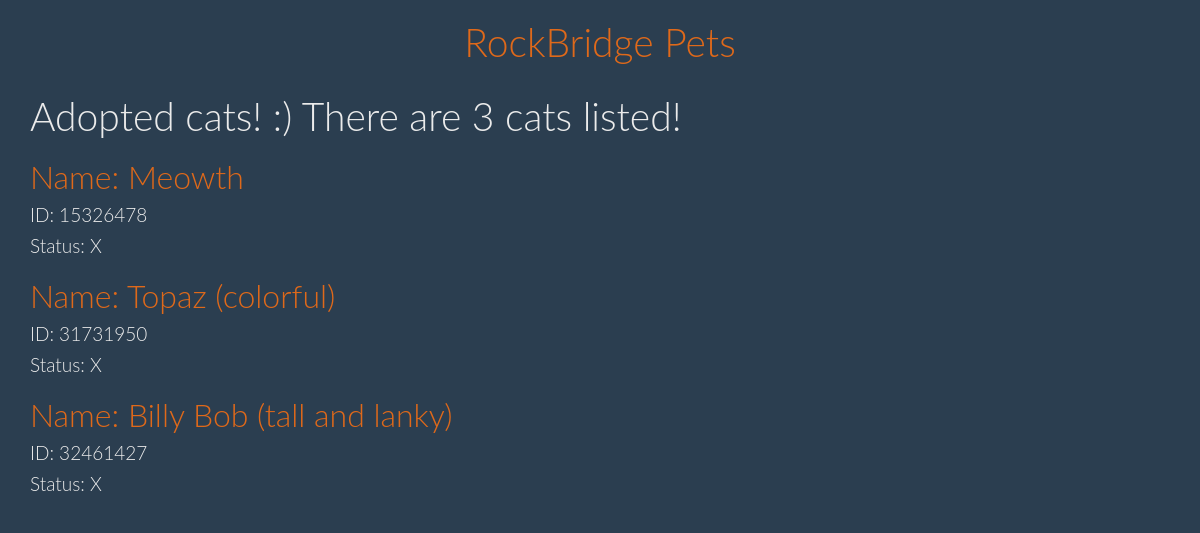
Page /cats_adopted_list/ on the earlier database version.
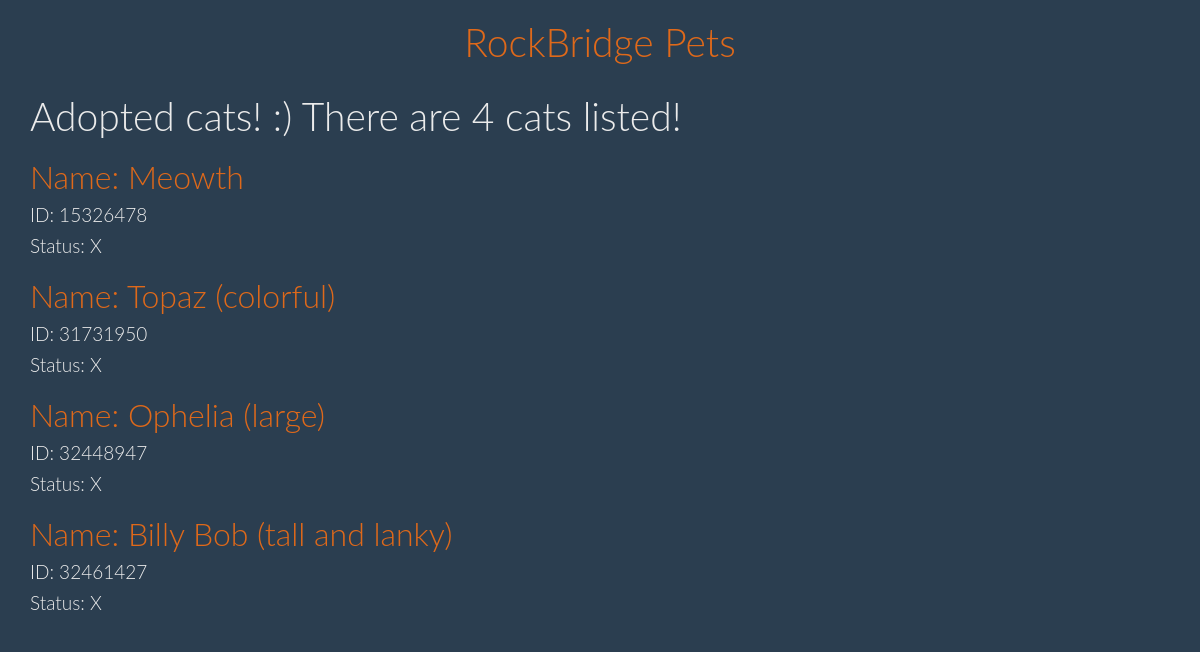
Same page on the later database version.
### petfind/models.py (models this page shows, shortened)
class Animal(models.Model):
    animal = models.CharField(max_length = 20, blank = True)
    petId = models.CharField(max_length = 20, primary_key=True, verbose_name = 'ID', blank = True )
    firstSeen = models.DateTimeField("First Seen", null = True)
    lastSeen = models.DateTimeField("Last seen ", null = True)
    petName = models.CharField(max_length = 50, verbose_name = 'Name: ', blank = True)
    petDescription = models.TextField(verbose_name = 'Description', blank = True)
    petBreed = models.CharField(max_length = 100, verbose_name = 'Breed', blank = True)
    petStatus = models.CharField(max_length = 10, verbose_name = 'Status', blank = True)
    petAge = models.CharField(max_length = 10, blank = True, verbose_name ='Age')
    petSex = models.CharField(max_length = 10, blank = True, verbose_name = 'Sex')
    petSize = models.CharField(max_length = 10, blank = True, verbose_name ='Size')
    petMix = models.CharField(max_length = 10, blank = True, verbose_name ='Mixed?')
    petFeatures = models.CharField(max_length = 200, verbose_name ='Features', blank = True)
    petPhoto = models.TextField(verbose_name = "Picture", blank = True)
    address = models.CharField(max_length = 200, blank = True, default = '10 Animal Place')
    city = models.CharField(max_length = 50, blank = True, default = 'Lexington')
    email = models.CharField(max_length = 200, blank = True, default = 'shelter@rockbridgespca.net' )
    fax = models.CharField(max_length = 200, blank = True, default = '540-464-8847')
    phone = models.CharField(max_length = 200, blank = True, default = '540-463-5123')
    state = models.CharField(max_length = 2,default = 'VA')
    zip = models.CharField(max_length = 10,default = '24450')
    match = models.CharField(max_length = 5, default = "No")
    class Meta:
        ordering = ['petId']

### petfind/views.py (the view)
# urls.py: url(r'^cats_adopted_list/$', views.cats_adopted_list),
def cats_adopted_list(request):
    catlist = Animal.objects.filter(animal='Cat', petStatus='X')
    catCount = catlist.count()
    sumT = timedelta(days=0)
    for cat in catlist:
        timediff = cat.lastSeen - cat.firstSeen
        sumT += timediff
    if catCount != 0:
        avg = sumT/catCount
    else:
        avg = timedelta(days=0)
    averageTime=strfdelta(avg, "{days} days, {hours} hours, and {minutes} minutes")
    return render(request, 'petfind/cats_adopted_list.html', {'catlist': catlist, 'catCount': catCount, 'averageTime': averageTime})

### petfind/views.py (called while the page is built)
def strfdelta(tdelta, fmt):
    d = {"days": tdelta.days}
    d["hours"], rem = divmod(tdelta.seconds, 3600)
    d["minutes"], d["seconds"] = divmod(rem, 60)
    return fmt.format(**d)

### petfind/templates/petfind/cats_adopted_list.html
{% extends "petfind/base.html" %}
{% block content %}
<h1>Adopted cats! :) There are {{ catCount }} cats listed!</h1>
{% for cat in catlist %}
	<div>
		<h2><a href="{% url 'petfind.views.cats_detail' pk=cat.petId %}">Name: {{ cat.petName }}</a></h2>
		<h4> ID: {{ cat.petId }}</h4>
		<h4> Status: {{ cat.petStatus }}</h4>
	</div>
{% endfor %}
{% endblock content %}

Differences in the rows shown:
now on this page (row edited): Animal: petName "Ophelia (large)", petId "32448947", petStatus "X"
Other differences:
{{ catCount }}: "3" → "4"
